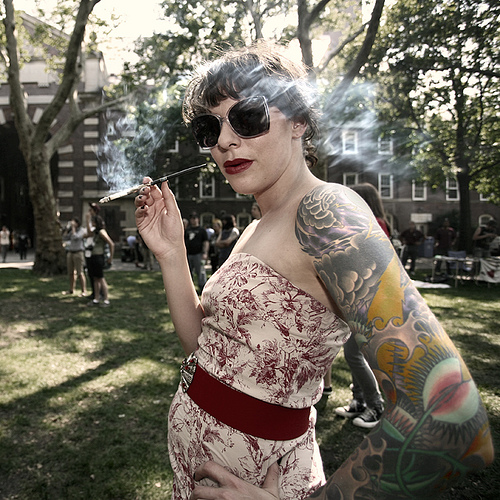
#> input picture data/original_images/im1.jpg, 500 x 500 px, found by its file name; its folder holds only this picture in this run
$ jupyter execute --allow-errors SRGAN_file_prep.ipynb
#> lines starting #> are read from the running program, lines starting #| are printed output that depends on the picture
#> further down, img_array is the input picture: shape (500, 500, 3); mean R, G, B 111.6, 105.5, 93.3
#> `hr_img_array = resize(img_array, (128,128), mode='constant', preserve_..`:
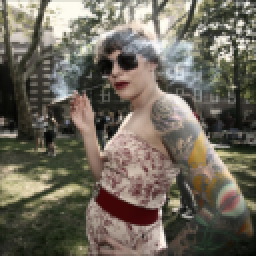
#> hr_img_array: shape (128, 128, 3) float64 (shown 2 times larger); mean R, G, B 111.3, 105.2, 93
#> `lr_img_array = resize(img_array, (32,32), mode='constant', preserve_ra..`:
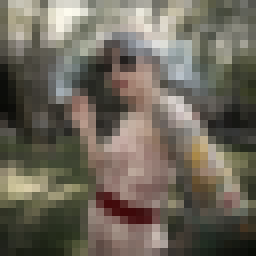
#> lr_img_array: shape (32, 32, 3) float64 (shown 8 times larger); mean R, G, B 109.8, 103.7, 91.8
[cell 1]
# This is made to claculate the numbers of images in the original_images folder
import numpy as np
import os

count = 0
for img in os.listdir( "/content/drive/My Drive/Colab Notebooks/HighRes_SRGAN/Standardjpg/data/original_images"):
#for img in os.listdir( "/content/drive/My Drive/Colab Notebooks/HighRes_SRGAN/Standardjpg/data/lr_images"):
  #count =+1
  if img=="im5000.jpg":    #AP specify the name of the file
    print(img)
print(len(img))

[cell 2]
import numpy as np
import os
from skimage.io import imread, imshow, imsave
from skimage.transform import resize

train_dir = "data"
count = 0
#> (the rest of this cell did not finish here and is left out)

$ run again, on data/original_images/im13.jpg
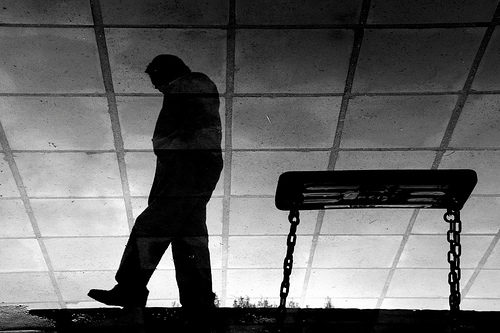
#> input picture data/original_images/im13.jpg, 500 x 333 px, found by its file name
#> img_array is the input picture: shape (333, 500, 3); mean R, G, B 100.9, 100.9, 100.9
#> `hr_img_array = resize(img_array, (128,128), mode='constant', preserve_..`:
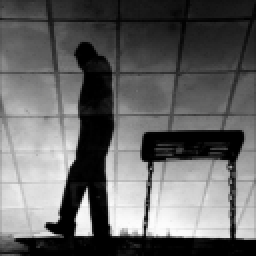
#> hr_img_array: shape (128, 128, 3) float64 (shown 2 times larger); mean R, G, B 100.7, 100.7, 100.7
#> `lr_img_array = resize(img_array, (32,32), mode='constant', preserve_ra..`:
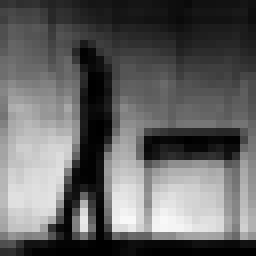
#> lr_img_array: shape (32, 32, 3) float64 (shown 8 times larger); mean R, G, B 99.6, 99.6, 99.6

$ run again, on data/original_images/im14.jpg
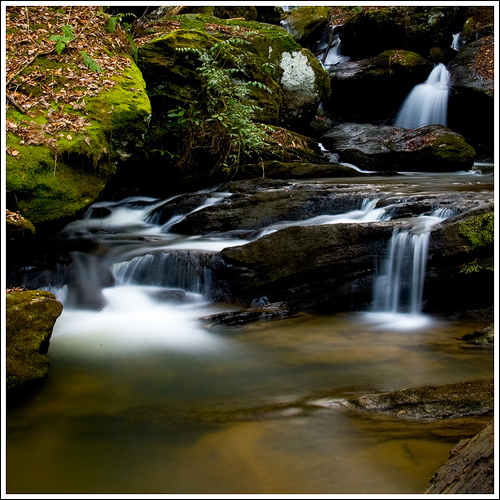
#> input picture data/original_images/im14.jpg, 500 x 500 px, found by its file name
#> img_array is the input picture: shape (500, 500, 3); mean R, G, B 71.5, 68.6, 49.1
#> `hr_img_array = resize(img_array, (128,128), mode='constant', preserve_..`:
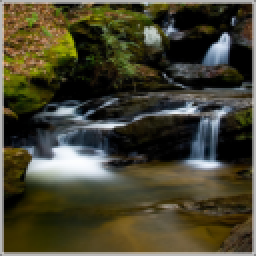
#> hr_img_array: shape (128, 128, 3) float64 (shown 2 times larger); mean R, G, B 71.4, 68.5, 49.1
#> `lr_img_array = resize(img_array, (32,32), mode='constant', preserve_ra..`:
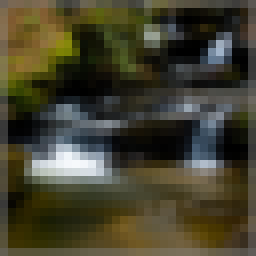
#> lr_img_array: shape (32, 32, 3) float64 (shown 8 times larger); mean R, G, B 68.6, 65.7, 46.4

$ run again, on data/original_images/im15.jpg
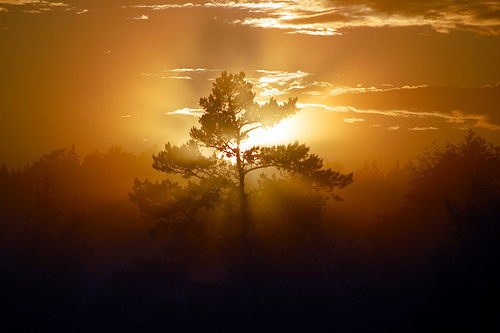
#> input picture data/original_images/im15.jpg, 500 x 333 px, found by its file name
#> img_array is the input picture: shape (333, 500, 3); mean R, G, B 111.6, 69.7, 26
#> `hr_img_array = resize(img_array, (128,128), mode='constant', preserve_..`:
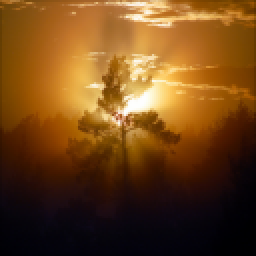
#> hr_img_array: shape (128, 128, 3) float64 (shown 2 times larger); mean R, G, B 111.4, 69.6, 26
#> `lr_img_array = resize(img_array, (32,32), mode='constant', preserve_ra..`:
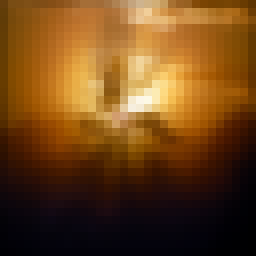
#> lr_img_array: shape (32, 32, 3) float64 (shown 8 times larger); mean R, G, B 110.3, 68.9, 25.7

$ run again, on data/original_images/im10.jpg
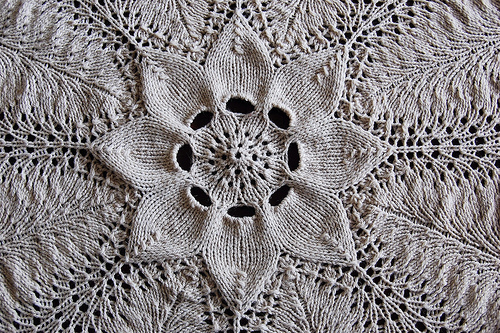
#> input picture data/original_images/im10.jpg, 500 x 333 px, found by its file name
#> img_array is the input picture: shape (333, 500, 3); mean R, G, B 132.4, 127.5, 129.5
#> `hr_img_array = resize(img_array, (128,128), mode='constant', preserve_..`:
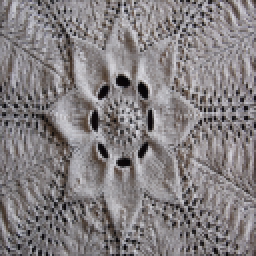
#> hr_img_array: shape (128, 128, 3) float64 (shown 2 times larger); mean R, G, B 132.1, 127.2, 129.2
#> `lr_img_array = resize(img_array, (32,32), mode='constant', preserve_ra..`:
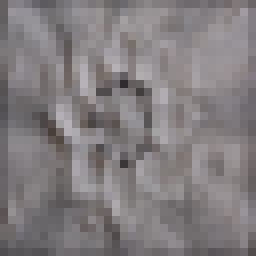
#> lr_img_array: shape (32, 32, 3) float64 (shown 8 times larger); mean R, G, B 130.2, 125.5, 127.4
